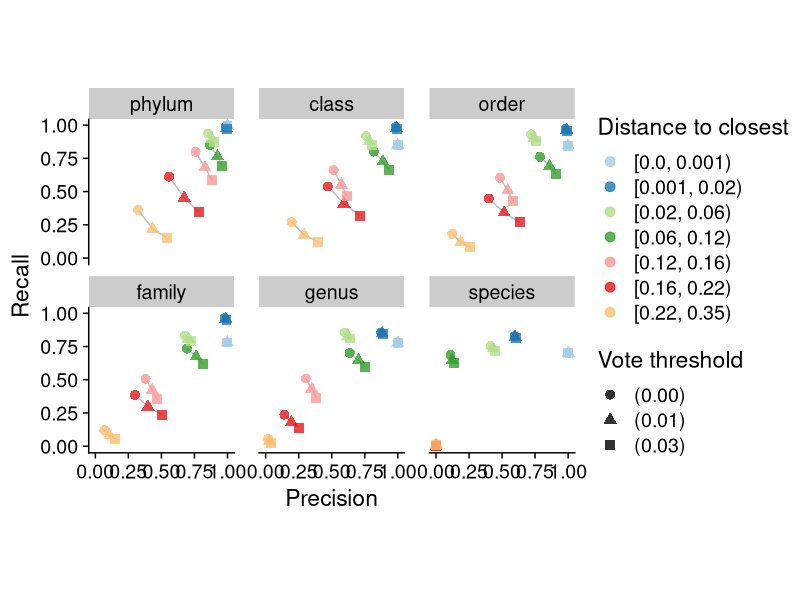

Recreate this plot in R. (Note: this script raises an error after producing the figure.)
require(ggplot2)
require(readr)
require(cowplot)
require(dplyr)

scores_cc <- read_csv("../results/summary_scores_c.csv")
scores_cc <- scores_cc %>%
  filter(Taxonomic_Rank != "superkingdom") %>%
  mutate(Distance_to_closest = factor(Distance_to_closest, levels = unique(Distance_to_closest)))

scores_cc$Taxonomic_Rank <- factor(
  scores_cc$Taxonomic_Rank,
  levels = c("phylum", "class", "order", "family", "genus", "species")
)

ggplot(scores_cc, aes(x = Precision, y = Recall, color = Distance_to_closest, shape = Method, group = Method)) +
  facet_wrap(vars(Taxonomic_Rank)) +
  geom_line(aes(group = Distance_to_closest), color = "gray") +
  geom_point(size = 3, alpha = 0.8) +
  labs(shape = "Vote threshold", colour = "Distance to closest", x = "Precision", y = "Recall") +
  theme_cowplot(font_size = 16.5) +
  scale_colour_brewer(palette = "Paired") +
  theme(aspect.ratio = 1, panel.spacing.x = unit(1.25, "lines"))

ggsave2("../figures/vote_threshold_comparison.pdf")